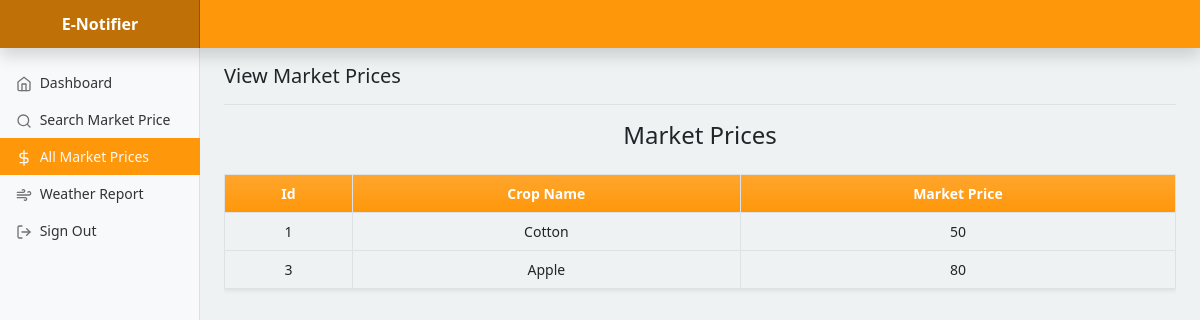
Screenshot of /farmer/allmarketprice.php (signed in) with the database file from the repository.
### tables this page shows
CREATE TABLE `govtsch22_market_price` (
  `id` int(10) NOT NULL,
  `cropname` varchar(255) NOT NULL,
  `cropprice` varchar(255) NOT NULL
);

### farmer/allmarketprice.php (the view, shortened to what this page needs)
<?php
require "../config/database.php";
?>
<!doctype html>
<html lang="en">
<head>
  <link href="../css/bootstrap.css" rel="stylesheet">
  <link rel="stylesheet" href="https://stackpath.bootstrapcdn.com/font-awesome/4.7.0/css/font-awesome.min.css">
</head>
<body>
  <div class="d-flex flex-column min-vh-100 bg-cover" style="background:#eef2f3;">
    <header class="navbar navbar-dark sticky-top flex-md-nowrap p-0 shadow" style="background: #FF970A;">
      <a class="navbar-brand col-md-3 col-lg-2 me-0 px-3 text-center fw-bold" href="../index.php">E-Notifier</a>
      <div class="form-control w-100" style="background: #FF970A;"></div>
    </header>
    <div class="container-fluid">
      <div class="row">
        <nav id="sidebarMenu" class="col-md-3 col-lg-2 d-md-block bg-light sidebar collapse">
          <div class="position-sticky pt-3">
            <ul class="nav flex-column">
              <li class="nav-item">
                <a class="nav-link home " aria-current="page" href="dashboard.php" >
                  <span data-feather="home"></span>
                  Dashboard
                </a>
              </li>
              <li class="nav-item">
                <a class="nav-link faculty" aria-current="page" href="searchmarketprice.php">
                  <span data-feather="search"></span>
                  Search Market Price
                </a>
              </li>
              <li class="nav-item">
                <a class="nav-link faculty text-light" aria-current="page" href="allmarketprice.php" style="background: #FF970A;">
                  <span class="text-light" data-feather="dollar-sign"></span>
                  All Market Prices
                </a>
              </li>
              <li class="nav-item">
                <a class="nav-link faculty" aria-current="page" href="weatherreport.php">
                  <span  data-feather="wind"></span>
                  Weather Report
                </a>
              </li>
              <li class="nav-item">
                <a class="nav-link farmer" aria-current="page" href="logout.php">
                  <span data-feather="log-out"></span>
                  Sign Out
                </a>
              </li>
              <li class="nav-item">
                <a class="nav-link farmer" aria-current="page">
                </a>
              </li>
            </ul>
          </div>
        </nav>
        <main class="col-md-9 ms-sm-auto col-lg-10 px-md-4">
          <div class="d-flex justify-content-between flex-wrap flex-md-nowrap align-items-center pt-3 pb-2 mb-3 border-bottom">
            <h1 class="h3 lead">View Market Prices</h1>
          </div>
          <form id="form" name="form" class="text-center" enctype="multipart/form-data">
            <h4 class="h4 text-center mb-4">Market Prices</h4>
            <div class="table-responsive">
                        <table class="table table-hover table-bordered shadow-sm align-middle">
                            <thead class=" bg-gradient text-white" style="background: #FF970A;">
                                <tr class="text-center">
                                    <th>Id</th>
                                    <th>Crop Name</th>
                                    <th>Market Price</th>
                                </tr>
                            </thead>
                            <tbody>
                                <?php
                                $query = "select * from govtsch22_market_price";
                                $result = mysqli_query($link, $query);
                                while ($row = mysqli_fetch_array($result)) {
                                    $id = $row['id'];
                                    $name = $row['cropname'];
                                    $price = $row['cropprice'];
                                    echo '<tr class="text-center">';
                                    echo '<td>' . $id . '</td>';
                                    echo '<td>' . $name . '</td>';
                                    echo '<td>' . $price . '</td>';
                                    echo '</tr>';
                                }
                                ?>
                            </tbody>
                        </table>
                    </div>
          </form>
        </main>
      </div>
    </div>
  </div>
</body>
</html>

### farmer/allmarketprice.php (style rules this page uses)
body { font-size: .875rem; }
.bg-cover { background-size: cover !important; }
.feather { width: 16px; height: 16px; vertical-align: text-bottom; }
.sidebar { position: fixed; top: 0; bottom: 0; left: 0; z-index: 100; padding: 48px 0 0; box-shadow: inset -1px 0 0 rgba(0, 0, 0, .1); }
.sidebar .nav-link { font-weight: 500; color: #333; }
.sidebar .nav-link .feather { margin-right: 4px; color: #727272; }
.navbar-brand { padding-top: .75rem; padding-bottom: .75rem; font-size: 1rem; background-color: rgba(0, 0, 0, .25); box-shadow: inset -1px 0 0 rgba(0, 0, 0, .25); }
.navbar .form-control { padding: .75rem 1rem; border-width: 0; border-radius: 0; }

### rows the page displays
govtsch22_market_price: id "1", cropname "Cotton", cropprice "50"
govtsch22_market_price: id "3", cropname "Apple", cropprice "80"
